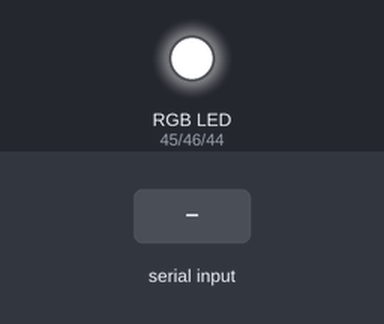
Simulated run of this sketch. Board: Arduino Mega 2560, built with avr-gcc and run on an emulated ATmega2560. Parts: an RGB LED mixed from three pins (HIGH = lit). The test bench sets the inputs (shaded band). What the sketch prints to the serial monitor is not drawn.

Above: at 1.7 s.
1.8 s: "1" received over the second serial link
At 2.7 s:
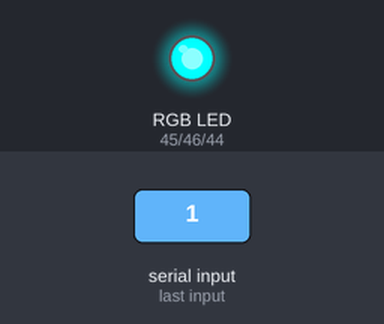
Timing chart, 0 to 4.8 s (numbered marks = the images above; inputs shaded):
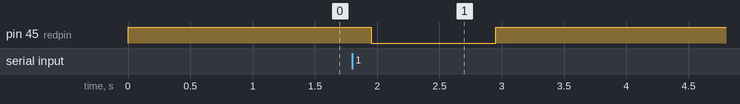

The sketch:

Checkpoint5.ino
```cpp
// Define pins for built-in RGB LED
#define redpin 45
#define greenpin 46
#define bluepin 44

void setup() {
  // Set pin modes
  pinMode(redpin, OUTPUT);
  pinMode(greenpin, OUTPUT);
  pinMode(bluepin, OUTPUT);

  // start with light off
  set_RGBi(0, 0, 0);

  //start serial connection
  Serial.begin(9600);
  Serial2.begin(9600);
  delay(500);
}

void loop() {
  if (Serial2.available()){
    char incoming = Serial2.read();
    delay(100);
    //make bright read for a second
    set_RGBi(255, 0, 0);
    delay(1000);
    Serial.println(incoming);
    set_RGBi(0, 0, 0);
  }
  delay(50);
}

void set_RGB(int r, int g, int b){
  // Set RGB LED pins based on low=bright (default)
  analogWrite(redpin, r);
  analogWrite(greenpin, g);
  analogWrite(bluepin, b);
}

void set_RGBi(int r, int g, int b){
  // Set RGB LED pins based on high=bright
  set_RGB(255-r, 255-g, 255-b);
}
```

Measured:
- after the input at 1.8 s, pin 45 (redpin): HIGH → LOW after 0.15 s, → HIGH 1.0 s later
